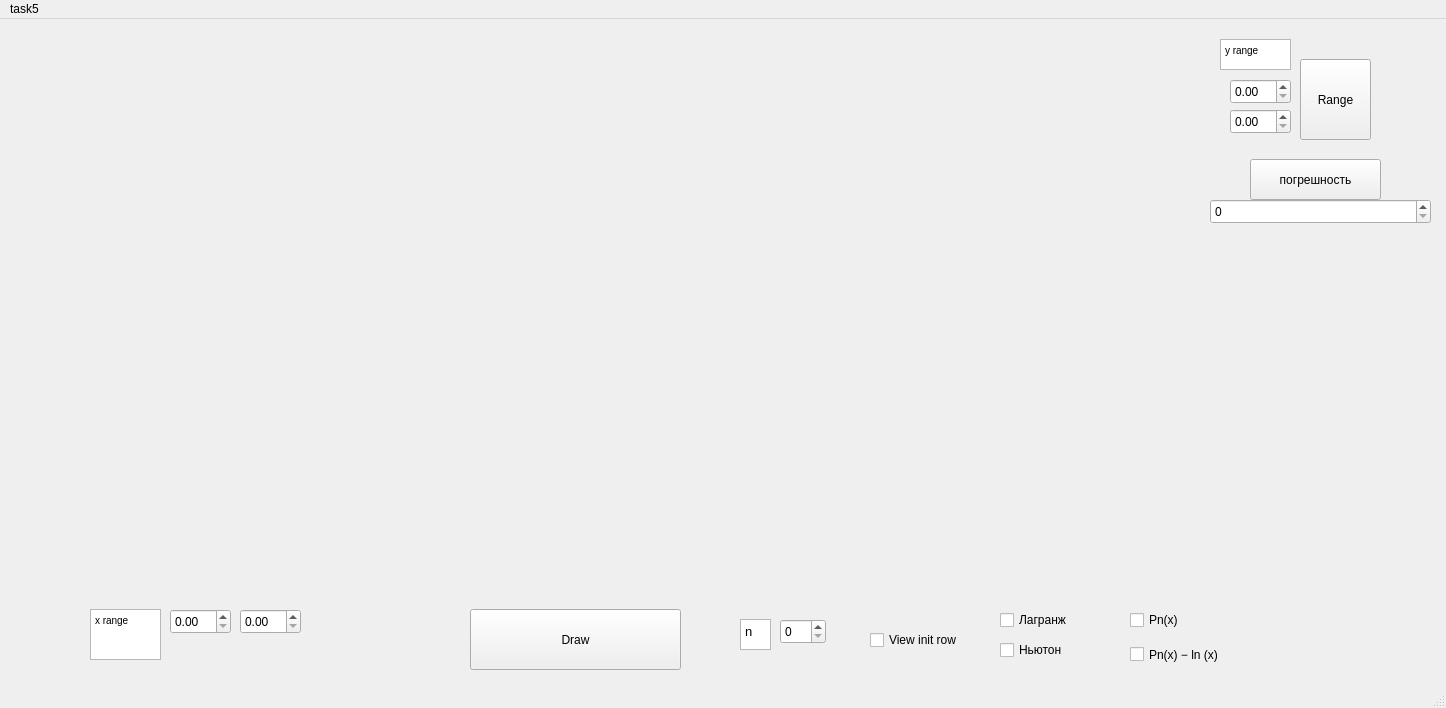
<?xml version="1.0" encoding="UTF-8"?>
<ui version="4.0">
 <class>task5</class>
 <widget class="QMainWindow" name="task5">
  <property name="geometry">
   <rect>
    <x>0</x>
    <y>0</y>
    <width>1446</width>
    <height>708</height>
   </rect>
  </property>
  <property name="windowTitle">
   <string>Task2</string>
  </property>
  <widget class="QWidget" name="centralwidget">
   <widget class="QCustomPlot" name="graphWidget" native="true">
    <property name="geometry">
     <rect>
      <x>10</x>
      <y>10</y>
      <width>1201</width>
      <height>571</height>
     </rect>
    </property>
   </widget>
   <widget class="QPushButton" name="pushButton">
    <property name="geometry">
     <rect>
      <x>470</x>
      <y>590</y>
      <width>211</width>
      <height>61</height>
     </rect>
    </property>
    <property name="text">
     <string>Draw</string>
    </property>
   </widget>
   <widget class="QDoubleSpinBox" name="doubleSpinBoxMin">
    <property name="geometry">
     <rect>
      <x>170</x>
      <y>590</y>
      <width>61</width>
      <height>25</height>
     </rect>
    </property>
   </widget>
   <widget class="QDoubleSpinBox" name="doubleSpinBoxMax">
    <property name="geometry">
     <rect>
      <x>240</x>
      <y>590</y>
      <width>61</width>
      <height>25</height>
     </rect>
    </property>
   </widget>
   <widget class="QDoubleSpinBox" name="doubleSpinBoxMax_y">
    <property name="geometry">
     <rect>
      <x>1230</x>
      <y>60</y>
      <width>61</width>
      <height>25</height>
     </rect>
    </property>
   </widget>
   <widget class="QDoubleSpinBox" name="doubleSpinBoxMin_y">
    <property name="geometry">
     <rect>
      <x>1230</x>
      <y>90</y>
      <width>61</width>
      <height>25</height>
     </rect>
    </property>
   </widget>
   <widget class="QTextEdit" name="textEdit">
    <property name="geometry">
     <rect>
      <x>90</x>
      <y>590</y>
      <width>71</width>
      <height>51</height>
     </rect>
    </property>
    <property name="html">
     <string>&lt;!DOCTYPE HTML PUBLIC &quot;-//W3C//DTD HTML 4.0//EN&quot; &quot;http://www.w3.org/TR/REC-html40/strict.dtd&quot;&gt;
&lt;html&gt;&lt;head&gt;&lt;meta name=&quot;qrichtext&quot; content=&quot;1&quot; /&gt;&lt;style type=&quot;text/css&quot;&gt;
p, li { white-space: pre-wrap; }
&lt;/style&gt;&lt;/head&gt;&lt;body style=&quot; font-family:'MS Shell Dlg 2'; font-size:7.8pt; font-weight:400; font-style:normal;&quot;&gt;
&lt;p style=&quot; margin-top:0px; margin-bottom:0px; margin-left:0px; margin-right:0px; -qt-block-indent:0; text-indent:0px;&quot;&gt;x range&lt;/p&gt;&lt;/body&gt;&lt;/html&gt;</string>
    </property>
   </widget>
   <widget class="QTextEdit" name="textEdit_2">
    <property name="geometry">
     <rect>
      <x>1220</x>
      <y>20</y>
      <width>71</width>
      <height>31</height>
     </rect>
    </property>
    <property name="html">
     <string>&lt;!DOCTYPE HTML PUBLIC &quot;-//W3C//DTD HTML 4.0//EN&quot; &quot;http://www.w3.org/TR/REC-html40/strict.dtd&quot;&gt;
&lt;html&gt;&lt;head&gt;&lt;meta name=&quot;qrichtext&quot; content=&quot;1&quot; /&gt;&lt;style type=&quot;text/css&quot;&gt;
p, li { white-space: pre-wrap; }
&lt;/style&gt;&lt;/head&gt;&lt;body style=&quot; font-family:'MS Shell Dlg 2'; font-size:7.8pt; font-weight:400; font-style:normal;&quot;&gt;
&lt;p style=&quot; margin-top:0px; margin-bottom:0px; margin-left:0px; margin-right:0px; -qt-block-indent:0; text-indent:0px;&quot;&gt;y range&lt;/p&gt;&lt;/body&gt;&lt;/html&gt;</string>
    </property>
   </widget>
   <widget class="QTextEdit" name="textEdit_3">
    <property name="geometry">
     <rect>
      <x>740</x>
      <y>600</y>
      <width>31</width>
      <height>31</height>
     </rect>
    </property>
    <property name="html">
     <string>&lt;!DOCTYPE HTML PUBLIC &quot;-//W3C//DTD HTML 4.0//EN&quot; &quot;http://www.w3.org/TR/REC-html40/strict.dtd&quot;&gt;
&lt;html&gt;&lt;head&gt;&lt;meta name=&quot;qrichtext&quot; content=&quot;1&quot; /&gt;&lt;style type=&quot;text/css&quot;&gt;
p, li { white-space: pre-wrap; }
&lt;/style&gt;&lt;/head&gt;&lt;body style=&quot; font-family:'MS Shell Dlg 2'; font-size:7.8pt; font-weight:400; font-style:normal;&quot;&gt;
&lt;p style=&quot; margin-top:0px; margin-bottom:0px; margin-left:0px; margin-right:0px; -qt-block-indent:0; text-indent:0px;&quot;&gt;&lt;span style=&quot; font-size:10pt;&quot;&gt;n&lt;/span&gt;&lt;/p&gt;&lt;/body&gt;&lt;/html&gt;</string>
    </property>
   </widget>
   <widget class="QSpinBox" name="spinBox">
    <property name="geometry">
     <rect>
      <x>780</x>
      <y>600</y>
      <width>46</width>
      <height>25</height>
     </rect>
    </property>
   </widget>
   <widget class="QCheckBox" name="checkBox_Pn">
    <property name="geometry">
     <rect>
      <x>1130</x>
      <y>590</y>
      <width>101</width>
      <height>22</height>
     </rect>
    </property>
    <property name="text">
     <string>Pn(x)</string>
    </property>
   </widget>
   <widget class="QCheckBox" name="checkBox_Pn_Ln">
    <property name="geometry">
     <rect>
      <x>1130</x>
      <y>620</y>
      <width>121</width>
      <height>31</height>
     </rect>
    </property>
    <property name="text">
     <string>Pn(x) − ln (x)</string>
    </property>
   </widget>
   <widget class="QCheckBox" name="checkBox">
    <property name="geometry">
     <rect>
      <x>870</x>
      <y>610</y>
      <width>101</width>
      <height>22</height>
     </rect>
    </property>
    <property name="text">
     <string>View init row</string>
    </property>
   </widget>
   <widget class="QCheckBox" name="checkBox_L">
    <property name="geometry">
     <rect>
      <x>1000</x>
      <y>590</y>
      <width>101</width>
      <height>22</height>
     </rect>
    </property>
    <property name="text">
     <string>Лагранж</string>
    </property>
   </widget>
   <widget class="QPushButton" name="pushButton_2">
    <property name="geometry">
     <rect>
      <x>1300</x>
      <y>40</y>
      <width>71</width>
      <height>81</height>
     </rect>
    </property>
    <property name="text">
     <string>Range</string>
    </property>
   </widget>
   <widget class="QPushButton" name="pushButton_3">
    <property name="geometry">
     <rect>
      <x>1250</x>
      <y>140</y>
      <width>131</width>
      <height>41</height>
     </rect>
    </property>
    <property name="text">
     <string>погрешность</string>
    </property>
   </widget>
   <widget class="QSpinBox" name="spinBox_p">
    <property name="geometry">
     <rect>
      <x>1210</x>
      <y>180</y>
      <width>221</width>
      <height>25</height>
     </rect>
    </property>
   </widget>
   <widget class="QCheckBox" name="checkBox_N">
    <property name="geometry">
     <rect>
      <x>1000</x>
      <y>620</y>
      <width>101</width>
      <height>22</height>
     </rect>
    </property>
    <property name="text">
     <string>Ньютон</string>
    </property>
   </widget>
  </widget>
  <widget class="QMenuBar" name="menubar">
   <property name="geometry">
    <rect>
     <x>0</x>
     <y>0</y>
     <width>1446</width>
     <height>25</height>
    </rect>
   </property>
   <widget class="QMenu" name="menutask5">
    <property name="title">
     <string>task5</string>
    </property>
   </widget>
   <addaction name="menutask5"/>
  </widget>
  <widget class="QStatusBar" name="statusbar"/>
 </widget>
 <customwidgets>
  <customwidget>
   <class>QCustomPlot</class>
   <extends>QWidget</extends>
   <header location="global">qcustomplot.h</header>
   <container>1</container>
  </customwidget>
 </customwidgets>
 <resources/>
 <connections/>
</ui>
